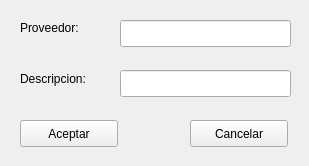
<?xml version="1.0" encoding="UTF-8"?>
<ui version="4.0">
 <class>Form</class>
 <widget class="QWidget" name="Form">
  <property name="geometry">
   <rect>
    <x>0</x>
    <y>0</y>
    <width>309</width>
    <height>166</height>
   </rect>
  </property>
  <property name="windowTitle">
   <string>Form</string>
  </property>
  <widget class="QPushButton" name="aceptar">
   <property name="geometry">
    <rect>
     <x>20</x>
     <y>120</y>
     <width>98</width>
     <height>27</height>
    </rect>
   </property>
   <property name="text">
    <string>Aceptar</string>
   </property>
  </widget>
  <widget class="QPushButton" name="cancelar">
   <property name="geometry">
    <rect>
     <x>190</x>
     <y>120</y>
     <width>98</width>
     <height>27</height>
    </rect>
   </property>
   <property name="text">
    <string>Cancelar</string>
   </property>
  </widget>
  <widget class="QLabel" name="label_2">
   <property name="geometry">
    <rect>
     <x>20</x>
     <y>20</y>
     <width>81</width>
     <height>16</height>
    </rect>
   </property>
   <property name="text">
    <string>Proveedor:</string>
   </property>
  </widget>
  <widget class="QLineEdit" name="proveedor">
   <property name="geometry">
    <rect>
     <x>120</x>
     <y>20</y>
     <width>171</width>
     <height>27</height>
    </rect>
   </property>
  </widget>
  <widget class="QLineEdit" name="descripcion">
   <property name="geometry">
    <rect>
     <x>120</x>
     <y>70</y>
     <width>171</width>
     <height>27</height>
    </rect>
   </property>
  </widget>
  <widget class="QLabel" name="label_3">
   <property name="geometry">
    <rect>
     <x>20</x>
     <y>70</y>
     <width>91</width>
     <height>17</height>
    </rect>
   </property>
   <property name="text">
    <string>Descripcion:</string>
   </property>
  </widget>
 </widget>
 <resources/>
 <connections/>
</ui>
